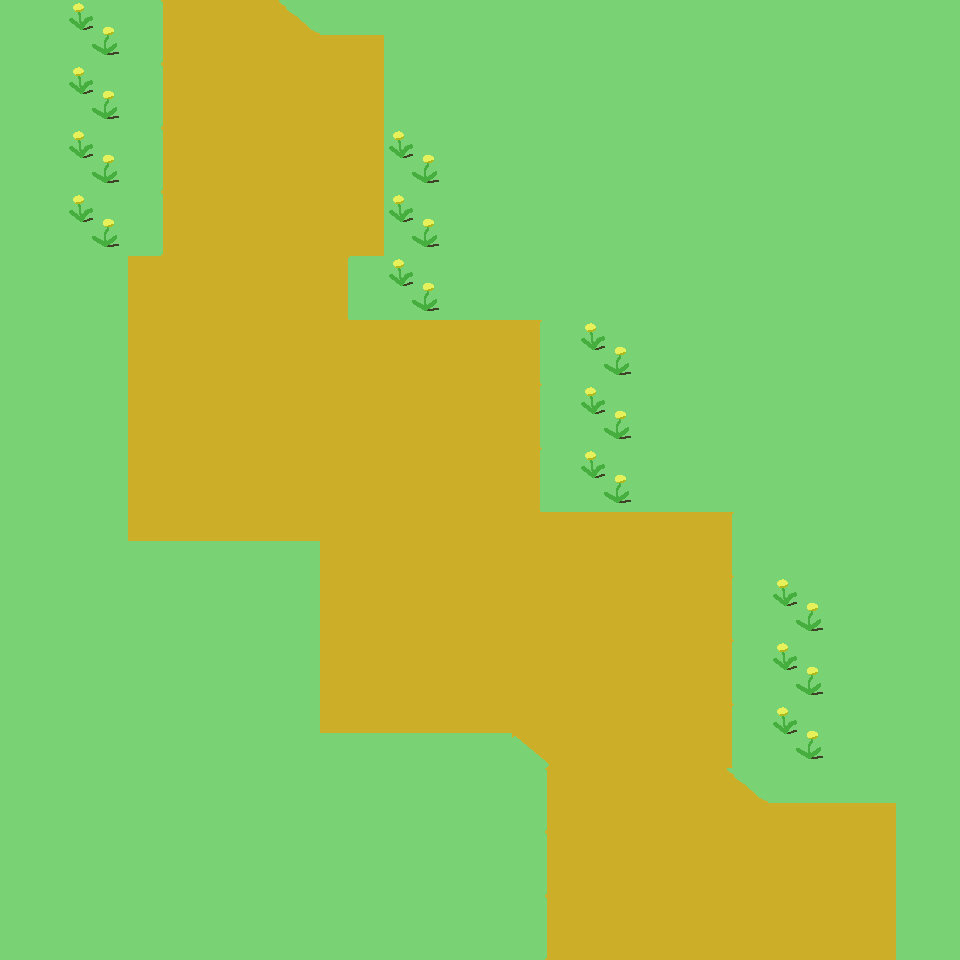

The image is a tile-based game level rendered from a .tmx file. Its description and complete source (layers, tilesets, objects, tile grids) follow:
An orthogonal 15x15 tile map with 64x64 px tiles, 1 tile layer (Tile Layer 1).

<map version="1.8" tiledversion="1.8.4" orientation="orthogonal" renderorder="left-down" width="15" height="15" tilewidth="64" tileheight="64" infinite="0" nextlayerid="3" nextobjectid="1">
 <tileset firstgid="1" source="tiles.tsx" />
 <layer id="1" name="Tile Layer 1" width="15" height="15">
  <data encoding="csv">
1,2,9,3,4,7,1,1,1,1,1,1,1,1,1,
1,2,9,3,3,3,1,1,1,1,1,1,1,1,1,
1,2,9,3,3,3,2,1,1,1,1,1,1,1,1,
1,2,9,3,3,3,2,1,1,1,1,1,1,1,1,
1,1,3,3,3,8,2,1,1,1,1,1,1,1,1,
1,1,3,3,3,3,3,3,8,2,1,1,1,1,1,
1,1,3,3,3,3,3,3,8,2,1,1,1,1,1,
1,1,3,3,3,3,3,3,8,2,1,1,1,1,1,
1,1,6,6,6,3,3,3,3,3,3,8,1,1,1,
1,1,1,1,1,3,3,3,3,3,3,8,2,1,1,
1,1,1,1,1,3,3,3,3,3,3,8,2,1,1,
1,1,1,1,1,6,6,6,5,3,3,8,2,1,1,
1,1,1,1,1,1,1,1,9,3,3,4,7,7,1,
1,1,1,1,1,1,1,1,9,3,3,3,3,3,1,
1,1,1,1,1,1,1,1,9,3,3,3,3,3,1
</data>
 </layer>
</map>
